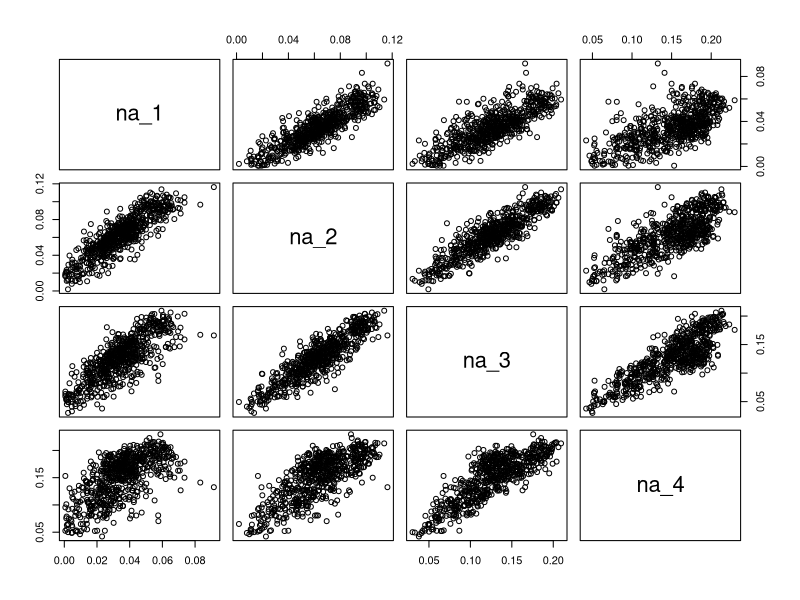

R code for this plot: (Note: this script raises an error after producing the figure.)
## ---- chunk 1
knitr::opts_chunk$set(echo = TRUE, error=TRUE)
## ---- chunk 2
mic = read.table("data/MicrobesStoichiometry.txt", header = TRUE)
levels(mic$species)<-c("Pec","Ver") # just to make shorter labels on axes
names(mic)
## ---- chunk 3
mic$NP<-factor(mic$NP)
mic<-subset(mic,subset=(NP==5) )
mic<-droplevels(mic)
## ---- chunk 4
plot(mic[,grep("na",names(mic))])
# strong correlations suggest redundant information in those na-signatures
mic$na_avg<-apply(scale(mic[,grep("na",names(mic))]),1,mean)
# this is a good average na-signature, due to scaling all 4 have same weight
## ---- chunk 5
# could check distribution within each bottle
i<-0
i<-i+1
levels(mic$bottle)
hist(mic$na_avg[mic$all.treat==levels(mic$all.treat)[i]])
# just rerun last two lines to get some histograms
# could also just plot all 60 or maybe at least some of them
layout(matrix(1:36,nrow=6,ncol=6))
old.par<-par # to keep graphical pars
par(mar=c(0,0,0,0))
for(i in 1:30) {
  hist(mic$na_avg[mic$all.treat==levels(mic$all.treat)[i]],xlab="",ylab="",main="",xaxt="n",yaxt="n",col="grey",freq=FALSE)
  lines(density(mic$na_avg[mic$all.treat==levels(mic$all.treat)[i]]))
}
# not all bottles generate ND data, maybe median is better measure for location within each bottle than mean
# now averaging data within each bottle
na_bt_med<-tapply(mic$na_avg,INDEX=mic$all.treat,median)
species<-factor(substr(names(na_bt_med),start=0,stop=3))
phase<-factor(substr(names(na_bt_med),start=5,stop=7))
mic1<-data.frame(species,phase,na_bt_med) # not used any further here

# same operation smarter with aggregate() instead
mic<-mic[,-c(2)] # aggregation will make this factor meaningless
mic2<-aggregate(.~all.treat+species+phase+NP+bottle,data=mic,FUN=median)
# compare shape and size of mic vs. mic2!
## ---- chunk 6
# could do separate tests for each species, but two-way ANOVA is more efficient and could help to find an interesting interaction effect
combfac<-paste(mic2$species,mic2$phase,sep="_")
bartlett.test(mic2$na_avg~combfac)
boxplot(na_avg~species*phase,data=mic2)
# --> variances assumed as homogeneous
hist(unlist(tapply(mic2$na_avg,combfac,scale))) # quick and dirt check says ND may be given ;-)
an<-aov(na_avg~species*phase,data=mic2)
summary(an)
# interaction not significant, thus in principal no post-hoc tests needed unless groupwise comparisons interesting
TukeyHSD(an)

# making an appropriate graph
# Anova tests differences in locations=means, thus boxplots are not really appropriate
means<-tapply(mic2$na_avg,combfac,mean)
sds<-tapply(mic2$na_avg,combfac,sd)
plot(c(1:4),means,xlim=c(0.5,4.5),ylim=c(-1.5,1.5),ylab="avg nucleic acid signature", xlab="",xaxt="n",bty="l")
arrows(x0=c(1:4),y0=means-sds,y1=means+sds,angle=90,code=3)
axis(side=1,at=c(1:4),labels=names(means))
text(c(1:4),means,labels=c("a","b","b","b"),pos=4)
# obvious some things could still be improved, like using different symbols and symbol colors for the treatments  
## ---- chunk 7
mic = read.table("data/MicrobesStoichiometry.txt", header = TRUE)
levels(mic$species)<-c("Pec","Ver") # just to make shorter labels on axes
mic$NP<-factor(mic$NP)
mic<-subset(mic,subset=((NP==5 | NP==50) & phase=="log"))
mic<-droplevels(mic)
mic$na_avg<-apply(scale(mic[,grep("na",names(mic))]),1,mean)
mic<-mic[,-c(2)]
mic_agg<-aggregate(.~all.treat+species+phase+NP+bottle,data=mic,FUN=median)
mic_agg$combfac<-paste(substr(mic_agg$species,0,3),mic_agg$NP,sep="_")

table(mic_agg$combfac)
bartlett.test(na_avg~combfac,data=mic_agg)
boxplot(na_avg~species*NP,data=mic_agg)
# variances seem homogeneous
hist(unlist(tapply(mic_agg$na_avg,mic_agg$combfac,scale))) # ok
an<-aov(na_avg~species*NP,data=mic_agg)
summary(an)
# interaction significant
# thus post-hoc tests more important
TukeyHSD(an)

# making an appropriate graph
# Anova tests differences in locations=means, thus boxplots are not really appropriate
means<-tapply(mic_agg$na_avg,mic_agg$combfac,mean)
sds<-tapply(mic_agg$na_avg,mic_agg$combfac,sd)
plot(c(1:4),means,xlim=c(0.5,4.5),ylim=c(-1.5,1.5),ylab="avg nucleic acid signature",xlab="",xaxt="n",bty="l")
arrows(x0=c(1:4),y0=means-sds,y1=means+sds,angle=90,code=3)
axis(side=1,at=c(1:4),labels=names(means))
text(c(1:4),means,labels=c("a","b","b","a,b"),pos=4)
# obvious some things could still be improved, like using different symbols and symbol colors for the treatments  
## ---- chunk 8
hucho = read.table("data/HuchoRatschan2012.txt", header = TRUE)
## ---- chunk 9
names(hucho)
plot(length~width,data=hucho)
plot(mass~log(discharge),data=hucho) # I go for this one, but several others may also make sense
humo1<-lm(mass~log(discharge),data=hucho)
summary(humo1)
abline(humo1)
coef(humo1)
## ---- chunk 10
boxplot(mass~population,data=hucho)
# anova-problem
hist(hucho$mass[hucho$population=="limited"]) # ND will anyway be hard to judge...
qqnorm(hucho$mass[hucho$population=="limited"])
qqnorm(hucho$mass[hucho$population=="medium"])
qqnorm(hucho$mass[hucho$population=="large"])
hist(unlist(tapply(hucho$mass,INDEX=hucho$population,FUN=scale)))
qqnorm(unlist(tapply(hucho$mass,INDEX=hucho$population,FUN=scale)))
shapiro.test(unlist(tapply(hucho$mass,INDEX=hucho$population,FUN=scale))) # check ND
bartlett.test(mass~population,data=hucho) # check var.hom.
humo2<-lm(mass~population,data=hucho)
summary(humo2)
anova(humo2)
# Anova population size does not affect fish size significantly
pairwise.t.test(hucho$mass,hucho$population,method="bonferroni",pool.sd=TRUE)
# pairwise no significant difference!
## ---- chunk 11
hucho$population<-factor(hucho$population)
levels(hucho$population) # check order of levels
plot(mass~log(discharge),data=hucho,col=hucho$population)
abline(humo1)
boxplot(humo1$residuals~hucho$population) # this residual analysis strongly hints at an effect of population!
humo3<-lm(mass~log(discharge)*population,data=hucho)

summary(humo3)
anova(humo3)
humo4<-lm(mass~log(discharge)+population,data=hucho)
anova(humo4)
summary(humo4)

plot(mass~log(discharge),data=hucho,col=c("green","red","black"))
abline(a=coef(humo4)[1],b=coef(humo4)[2],col="green")
abline(a=coef(humo4)[1]+coef(humo4)[3],b=coef(humo4)[2],col="red")
abline(a=coef(humo4)[1]+coef(humo4)[4],b=coef(humo4)[2],col="black")
